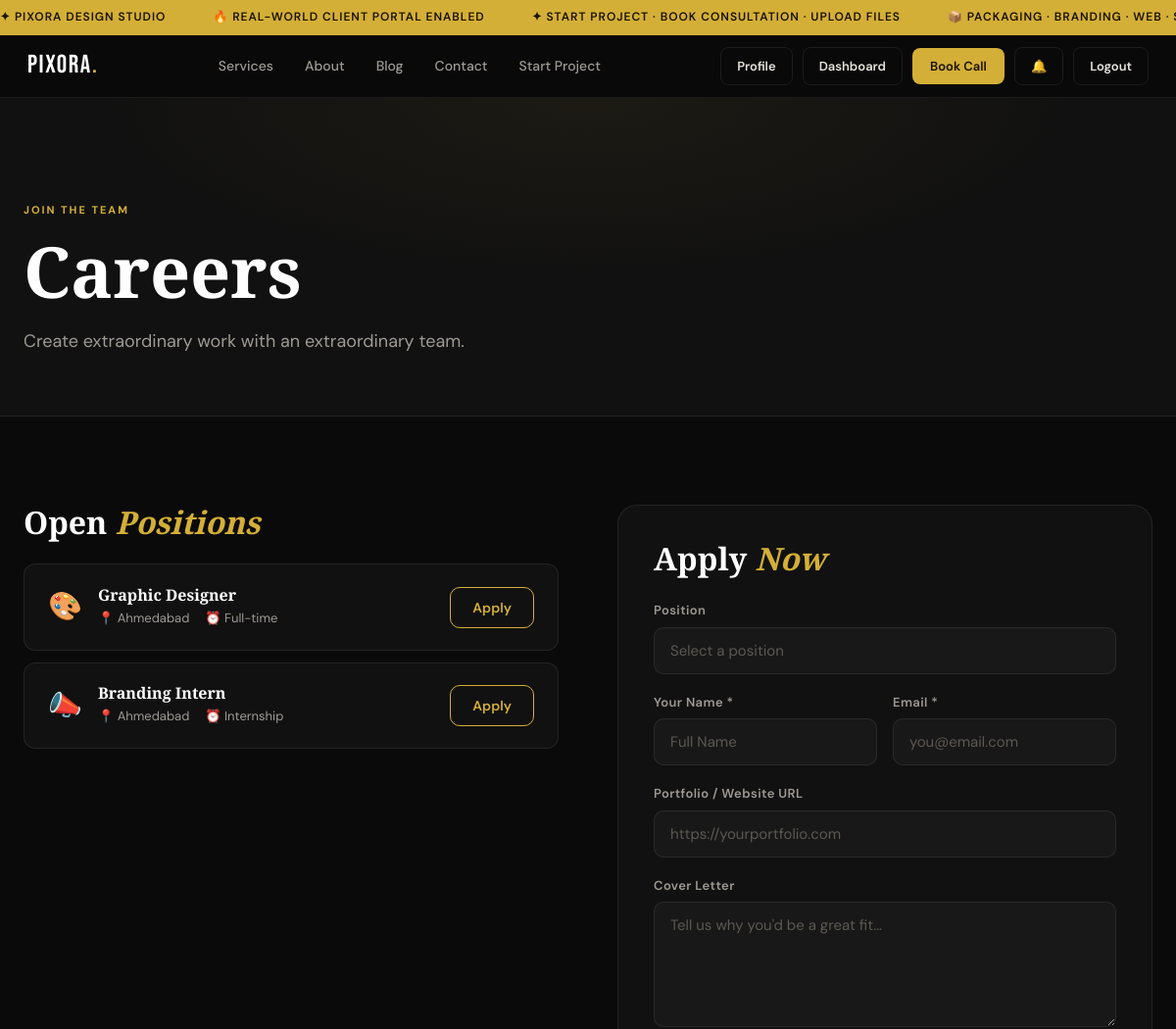
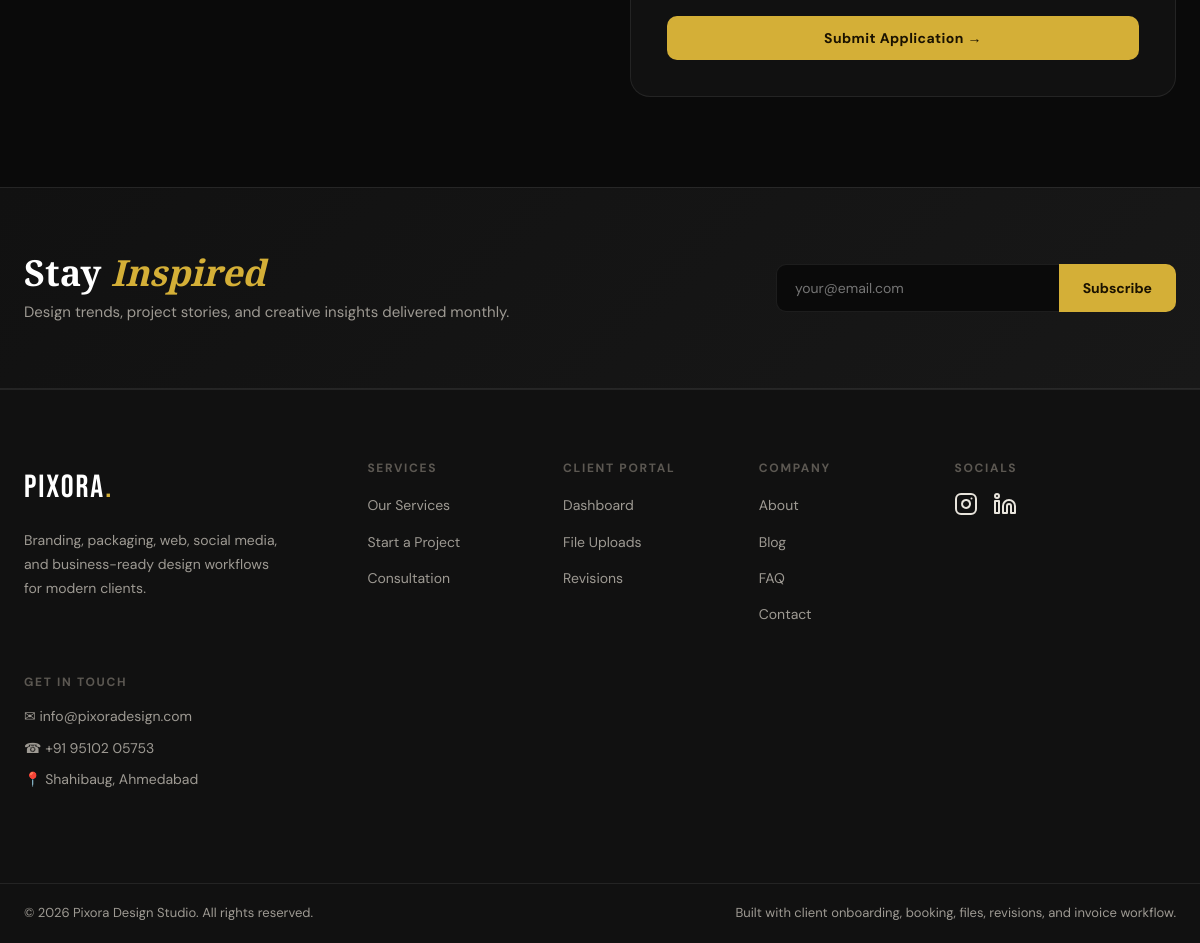
/careers (signed in), run on the app's committed database (2 pictures, top to bottom).
### tables this page shows
CREATE TABLE users (
            id INTEGER PRIMARY KEY AUTOINCREMENT,
            name TEXT NOT NULL,
            email TEXT UNIQUE NOT NULL,
            password_hash TEXT NOT NULL,
            role TEXT DEFAULT 'user',
            reset_token TEXT,
            reset_token_expires TEXT,
            created_at TEXT DEFAULT CURRENT_TIMESTAMP
        , profile_picture TEXT, bio TEXT, phone TEXT, location TEXT, status TEXT DEFAULT 'active');

### app.py (the view, shortened to what this page needs)
@app.route('/careers', methods=['GET', 'POST'])
def careers():
    jobs = [
        {'title': 'Graphic Designer', 'location': 'Ahmedabad', 'type': 'Full-time', 'icon': '🎨'},
        {'title': 'Branding Intern', 'location': 'Ahmedabad', 'type': 'Internship', 'icon': '📣'},
        {'title': 'Content Writer', 'location': 'Hybrid', 'type': 'Part-time', 'icon': '✍️'},
    ]
    return render_template('careers.html', jobs=jobs)

### app.py (called while the page is built)
def get_db():
    db = getattr(g, '_database', None)
    if db is None:
        db = g._database = sqlite3.connect(DATABASE)
        db.row_factory = sqlite3.Row
    return db

@app.teardown_appcontext
def close_connection(exception):
    db = getattr(g, '_database', None)
    if db is not None:
        db.close()

def get_current_user():
    if 'user_id' not in session:
        return None
    return get_db().execute('SELECT * FROM users WHERE id=?', (session['user_id'],)).fetchone()

def get_user_notifications(limit=5, only_unread=False):
    user = get_current_user()
    if not user:
        return []
    query = 'SELECT * FROM notifications WHERE user_id=?'
    params = [user['id']]
    if only_unread:
        query += ' AND is_read=0'
    query += ' ORDER BY id DESC LIMIT ?'
    params.append(limit)
    return get_db().execute(query, tuple(params)).fetchall()

def unread_notification_count():
    user = get_current_user()
    if not user:
        return 0
    return get_db().execute('SELECT COUNT(*) FROM notifications WHERE user_id=? AND is_read=0', (user['id'],)).fetchone()[0]

@app.context_processor
def inject_user():
    user = get_current_user()
    play_login_sound = bool(session.pop('play_login_sound', False))
    return {
        'current_user': user,
        'notif_preview': get_user_notifications(limit=5) if user else [],
        'notif_unread_count': unread_notification_count() if user else 0,
        'play_login_sound': play_login_sound,
        'now_iso': now_iso
    }

### templates/careers.html (shortened to what this page needs)
{% extends "base.html" %}
{% block content %}
<div class="page-hero">
    <div class="container">
        <span class="section-kicker">Join the Team</span>
        <h1>Careers</h1>
        <p>Create extraordinary work with an extraordinary team.</p>
    </div>
</div>
<section class="section">
    <div class="container">
        <div class="careers-layout">
            <div class="jobs-panel">
                <h2>Open <em>Positions</em></h2>
                <div class="job-list">
                    {% for job in jobs %}
                    <div class="job-card" data-job="{{ job.title }}">
                        <div class="job-icon">{{ job.icon }}</div>
                        <div class="job-info">
                            <h3>{{ job.title }}</h3>
                            <div class="job-meta">
                                <span>📍 {{ job.location }}</span>
                                <span>⏰ {{ job.type }}</span>
                            </div>
                        </div>
                        <button class="btn-outline apply-trigger" data-title="{{ job.title }}">Apply</button>
                    </div>
                    {% endfor %}
                </div>
            </div>
            <div class="apply-panel" id="applyPanel">
                <h2>Apply <em>Now</em></h2>
                <form action="/careers" method="POST" class="apply-form">
                    <div class="form-group">
                        <label>Position</label>
                        <input type="text" name="job_title" id="jobTitleInput" placeholder="Select a position" required>
                    </div>
                    <div class="form-row">
                        <div class="form-group">
                            <label>Your Name *</label>
                            <input type="text" name="name" placeholder="Full Name" required>
                        </div>
                        <div class="form-group">
                            <label>Email *</label>
                            <input type="email" name="email" placeholder="you@email.com" required>
                        </div>
                    </div>
                    <div class="form-group">
                        <label>Portfolio / Website URL</label>
                        <input type="url" name="portfolio_url" placeholder="https://yourportfolio.com">
                    </div>
                    <div class="form-group">
                        <label>Cover Letter</label>
                        <textarea name="cover_letter" rows="5" placeholder="Tell us why you'd be a great fit..."></textarea>
                    </div>
                    <button type="submit" class="btn-primary full-width">Submit Application →</button>
                </form>
            </div>
        </div>
    </div>
</section>
{% endblock %}

### static/css/style.css (style rules this page uses)
*, *::before, *::after { box-sizing: border-box; margin: 0; padding: 0; }
:root { --bg: #0a0a0a; --bg-2: #111111; --bg-3: #181818; --bg-4: #222222; --border: rgba(255,255,255,0.08); --border-gold: rgba(212,175,55,0.25); --gold: #d4af37; --gold-light: #f0d060; --gold-dim: rgba(212,175,55,0.15); --white: #ffffff; --text: #e8e4dc; --text-2: #9e9a93; --text-3: #5c5852; --red: #e05555; --radius: 12px; --radius-lg: 20px; --shadow: 0 8px 32px rgba(0,0,0,0.5); --shadow-gold: 0 0 40px rgba(212,175,55,0.12); --font-display: 'Bebas Neue', sans-serif; --font-serif: 'Playfair Display', Georgia, serif; --font-body: 'DM Sans', system-ui, sans-serif; --nav-h: 64px; --ticker-h: 36px; }
html { scroll-behavior: smooth; }
body { background: var(--bg); color: var(--text); font-family: var(--font-body); font-size: 16px; line-height: 1.65; -webkit-font-smoothing: antialiased; overflow-x: hidden; }
button { cursor: pointer; border: none; background: none; font-family: inherit; }
input, textarea, select { font-family: inherit; }
h1,h2,h3,h4,h5 { font-family: var(--font-serif); font-weight: 700; line-height: 1.15; color: var(--white); }
em { font-style: italic; color: var(--gold); }
.container { max-width: 1200px; margin: 0 auto; padding: 0 24px; }
.btn-primary { display: inline-flex; align-items: center; gap: 6px; background: var(--gold); color: #1a1200; font-weight: 700; font-size: 14px; letter-spacing: 0.03em; padding: 13px 26px; border-radius: 10px; border: none; cursor: pointer; transition: background .2s, transform .15s, box-shadow .2s; }
.btn-primary.full-width { width: 100%; justify-content: center; }
.btn-outline { display: inline-flex; align-items: center; gap: 6px; background: transparent; color: var(--gold); font-weight: 600; font-size: 14px; padding: 11px 22px; border-radius: 10px; border: 1px solid var(--gold); transition: background .2s, color .2s; }
.section { padding: 90px 0; }
.section-kicker { display: inline-block; font-size: 11px; font-weight: 700; letter-spacing: 0.18em; text-transform: uppercase; color: var(--gold); margin-bottom: 10px; }
.page-hero { padding: 100px 0 60px; background: var(--bg-2); border-bottom: 1px solid var(--border); position: relative; overflow: hidden; }
.page-hero::before { content: ''; position: absolute; inset: 0; background: radial-gradient(ellipse 60% 80% at 50% 0%, rgba(212,175,55,0.06), transparent 70%); }
.page-hero .container { position: relative; }
.page-hero .section-kicker { margin-bottom: 12px; }
.page-hero h1 { font-size: clamp(48px, 6vw, 80px); margin-bottom: 16px; }
.page-hero p { font-size: 18px; color: var(--text-2); max-width: 520px; }
.form-group { display: flex; flex-direction: column; gap: 6px; }
.form-group label { font-size: 13px; font-weight: 600; color: var(--text-2); letter-spacing: 0.03em; }
.form-group input, .form-group textarea, .form-group select { background: var(--bg-3); border: 1px solid var(--border); border-radius: 10px; padding: 13px 16px; font-size: 15px; color: var(--text); transition: border-color .2s, box-shadow .2s; outline: none; width: 100%; }
.form-group input::placeholder, .form-group textarea::placeholder { color: var(--text-3); }
.form-group textarea { resize: vertical; min-height: 120px; }
.form-row { display: grid; grid-template-columns: 1fr 1fr; gap: 16px; }
.full-width { width: 100%; justify-content: center; }
.careers-layout { display: grid; grid-template-columns: 1fr 1fr; gap: 60px; align-items: start; }
.jobs-panel h2, .apply-panel h2 { font-size: 32px; margin-bottom: 24px; }
.job-list { display: flex; flex-direction: column; gap: 12px; }
.job-card { background: var(--bg-2); border: 1px solid var(--border); border-radius: var(--radius); padding: 20px 24px; display: flex; align-items: center; gap: 16px; transition: border-color .2s; }
.job-icon { font-size: 28px; flex-shrink: 0; }
.job-info { flex: 1; }
.job-info h3 { font-size: 16px; margin-bottom: 4px; }
.job-meta { display: flex; gap: 16px; font-size: 13px; color: var(--text-2); }
.apply-panel { background: var(--bg-2); border: 1px solid var(--border); border-radius: var(--radius-lg); padding: 36px; }
.apply-form { display: flex; flex-direction: column; gap: 18px; }

### data on the page
users: icon "🎨", title "Graphic Designer", location "Ahmedabad", type "Full-time", icon "📣", title "Branding Intern", type "Internship"
